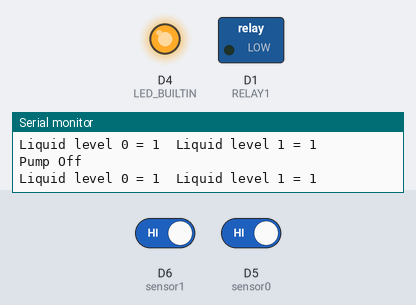
Simulated run of this sketch. Board: ESP8266 (Wemos D1 mini). Shown: switched loads named in the sketch (green lamp = pin HIGH), output pins drawn as LEDs (lit = HIGH, except the on-board LED, lit = LOW), the last lines printed to the serial monitor. The test bench sets the inputs (shaded band); at power-on: D6 (sensor1) HIGH, D5 (sensor0) HIGH.

Above: at 2.8 s.
2.9 s: D6 (sensor1) driven LOW and D5 (sensor0) driven LOW
At 5.3 s:
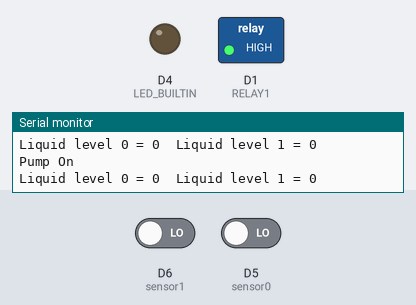
Timing chart, 0 to 6.8 s (numbered marks = the images above; inputs shaded):
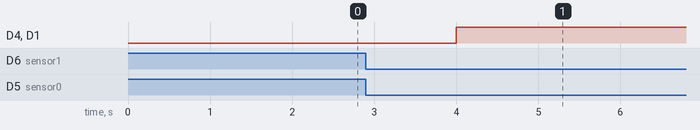

The sketch:

Liquid_Level_Sensor.ino
```cpp
// (licence header left out)
/*
 *
 *
 * modify by P. Nivatyakul
 * github.com/kaebmoo
 * @date 2018 09 25
 *
 * first version test on Arduino UNO
 *
 */

#define WEMOS

#ifdef UNO
  #define RELAY1  7
  #define sensor0 5
  #define sensor1 6
#endif

#ifdef WEMOS
  #define RELAY1  D1
  #define sensor0 D5
  #define sensor1 D6
#endif


int Liquid_level0 = 0;
int Liquid_level1 = 0;

void setup() {

 Serial.begin(9600);

 pinMode(sensor0,INPUT);
 pinMode(sensor1,INPUT);
 pinMode(LED_BUILTIN, OUTPUT);
 pinMode(RELAY1, OUTPUT);

}


void loop() {

  Liquid_level0 = digitalRead(sensor0);
  Liquid_level1 = digitalRead(sensor1);

  Serial.print("Liquid level 0 = ");
  Serial.print(Liquid_level0,DEC);
  Serial.print("\t");
  Serial.print("Liquid level 1 = ");
  Serial.println(Liquid_level1,DEC);

  delay(1000);

  if (Liquid_level0 == 0 && Liquid_level1 == 0) {
    relayOn();
    Serial.println("Pump On");
  }
  else if (Liquid_level0 == 1 && Liquid_level1 == 1) {
    relayOff();
    Serial.println("Pump Off");
  }
}

void relayOn()
{
  digitalWrite(RELAY1, HIGH);
  digitalWrite(LED_BUILTIN, HIGH);
}


void relayOff()
{
  digitalWrite(RELAY1, LOW);
  digitalWrite(LED_BUILTIN, LOW);
}
```

Measured:
- after the input at 2.9 s, D4 (LED_BUILTIN), D1 (RELAY1): LOW → HIGH after 1.1 s
